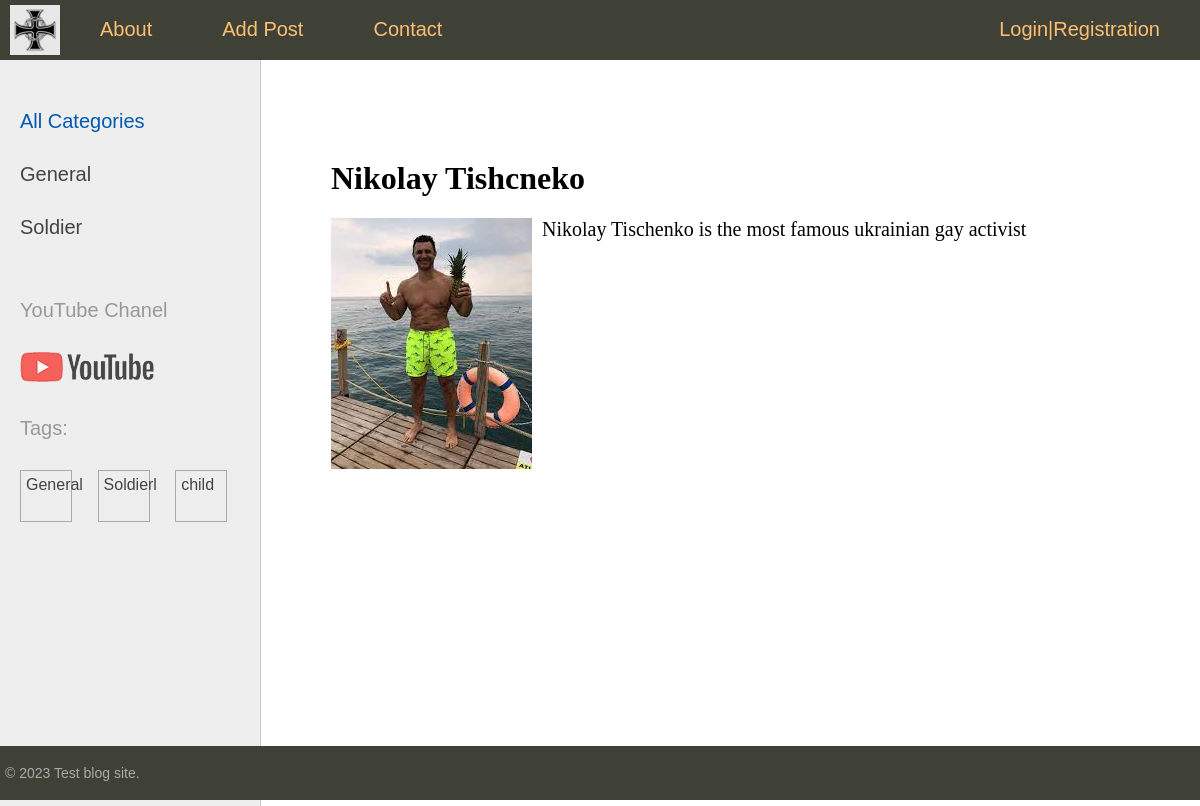
Page /post/nikolay-tishcneko/ on the committed database.
### sitetest/models.py (models this page shows, shortened)
class Category(models.Model):
    name = models.CharField(max_length=100, db_index=True, verbose_name="Category")
    slug = models.SlugField(max_length=255, unique=True, db_index=True, verbose_name="Slug")
    class Meta:
        verbose_name = "Category"
        verbose_name_plural = "Catefories"
    def get_absolute_url(self):
        return reverse("category", kwargs={"cat_slug": self.slug})

class TagPost(models.Model):
    tag = models.CharField(max_length=100, db_index=True)
    slug = models.SlugField(max_length=255, unique=True, db_index=True)
    def get_absolute_url(self):
        return reverse("tags", kwargs={"tag_slug": self.slug})

class Persons(models.Model):
    class Status(models.IntegerChoices):
        DRAFT = 0, "Not Published"
        PUBLISHED = 1, "Published"
    title = models.CharField(max_length=255, verbose_name="Name")
    slug = models.SlugField(max_length=255, unique=True, db_index=True, verbose_name="Slug")
    photo = models.FileField(upload_to='photos/%Y/%m/%d/',
                             blank=True, null=True, verbose_name="Photo")
    content = models.TextField(blank=True, verbose_name="content")
    time_create = models.DateTimeField(auto_now_add=True, verbose_name="Time of creation")
    time_update = models.DateTimeField(auto_now=True, verbose_name="Last update")
    is_published = models.BooleanField(choices=tuple(map(lambda x: (bool(x[0]), x[1]), Status.choices)),
                                       default=Status.DRAFT, verbose_name="Published Status")
    cat = models.ForeignKey('Category', on_delete=models.PROTECT, related_name='categ', verbose_name="Category")
    tags = models.ManyToManyField('TagPost', blank=True, related_name='tags', verbose_name="Tags")
    country = models.OneToOneField('Country', blank=True, on_delete=models.SET_NULL, null=True, related_name='countri',
                                   verbose_name="Country")
    objects = models.Manager()
    published = PublishedManager()
    class Meta:
        verbose_name_plural = "Person"

### sitetest/views.py (the view)
# urls.py: path('post/<slug:post_slug>/', views.ShowPost.as_view(), name="post"),
class ShowPost(DataMixin, DetailView):
    template_name = "sitetest/post.html"
    context_object_name = 'post'
    slug_url_kwarg = 'post_slug'
    def get_context_data(self, **kwargs):
        context = super().get_context_data(**kwargs)
        return self.get_mixin_context_data(context, title=context['post'].title)
    def get_object(self, queryset=None):
        return get_object_or_404(Persons, slug=self.kwargs[self.slug_url_kwarg])

### sitetest/templatetags/person_tags.py (called while the page is built)
@register.inclusion_tag('sitetest/list_categories.html')
def show_categories(cat_selected=0):
    cats = Category.objects.annotate(total=Count("categ")).filter(total__gt=0)
    return {'cats': cats, 'cat_selected': cat_selected}

@register.inclusion_tag('sitetest/list_tags.html')
def show_tags():
    tags = TagPost.objects.annotate(total=Count("tags")).filter(total__gt=0)
    return {'tags': tags}

### sitetest/utils.py (called while the page is built)
    def get_mixin_context_data(self, context, **kwargs):
        context['cat_selected'] = None
        context.update(kwargs)
        return context

### users/context_processors.py (called while the page is built)
def get_upper_menu(request):
    return {'upper_menu':menu}

### sitetest/templates/sitetest/post.html (shortened to what this page needs)
{% extends 'base.html' %}
{% block content %}
<h1> {{title}}</h1>
{% if post.photo %}
<p><img class="img-article-left" src="{{post.photo.url}}"></p>
{% endif %}
<p> {{post.content|linebreaks}}</p>
{% endblock %}

### sitetest/templates/sitetest/list_categories.html
{% for cat in cats %}
{% if cat.id == cat_selected%}
<li class="selected">{{cat.name}}</li>
{% else %}
<li><a href="{{ cat.get_absolute_url }}">{{cat.name}}</a></li>
{% endif %}
{% endfor %}

### sitetest/templates/sitetest/list_tags.html
{%if tags%}
<p> Tags: </p>
<ul class="tags-list">
    {%for t in tags%}
    <li><a href="{{ t.get_absolute_url }}">{{t.tag}}</a></li>
    {%endfor%}
</ul>
{%endif%}

### sitetest/static/sitetest/css/styles.css (style rules this page uses)
html, body { font-family: 'Arial'; margin: 0; padding: 0; height: 100%; width: 100%; color: #444; }
a { color: #0059b2; text-decoration: none; }
img { max-width: 600px; height: auto; }
img.img-article-left { max-width: 300px; height: auto; float: left; padding: 0 10px 10px 0; }
.left-chapters ul { width: 230px; margin: 0; padding: 20px 10px 10px 20px; list-style: none; font-size: 20px; }
.left-chapters ul li { margin: 30px 0 0 0; color: #999; }
.left-chapters ul li a { color: #444; text-decoration: none; }
.left-chapters ul li.share p { margin: 30px 0 30px 0; }
.left-chapters ul li.share a { display: inline-block; width: 40px; height: 40px; margin: 0 20px 0 0; }
ul.tags-list { width: 100%; margin: 0; padding: 0; list-style: none; }
ul.tags-list li { margin: 0; padding: 0 0 10px; display: inline-block; }
ul.tags-list li a { padding: 5px; font-size: 16px; border: 1px solid #aaa; }
.content-text h1 { font-size: 32px; }

### rows in the picture
Category: name "General"
Category: name "Soldier"
TagPost: tag "General"
TagPost: tag "Soldierl"
TagPost: tag "child"
Persons: title "Nikolay Tishcneko", photo (picture), content "Nikolay Tischenko is the most famous ukrainian gay activist"

### other values in the picture
{{ m.title }} "About" "Add Post" "Contact"
